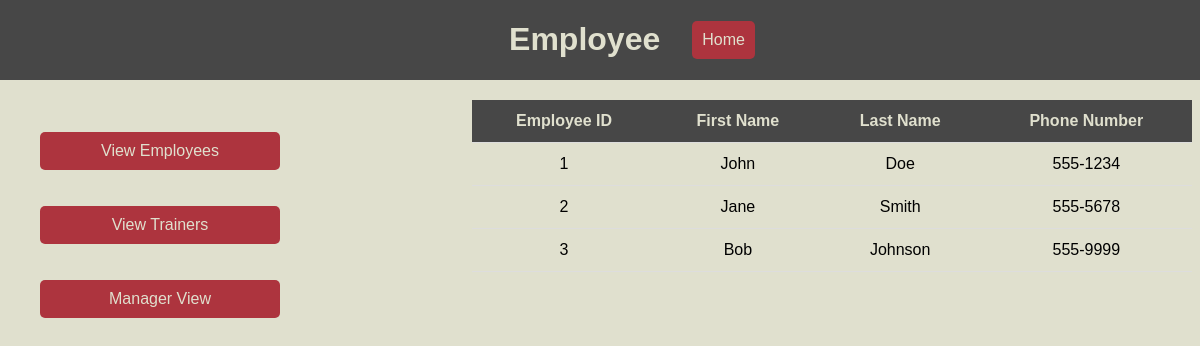
Screenshot of /employees.php (signed in) with the database file from the repository.
### tables this page shows
CREATE TABLE IF NOT EXISTS Employee(
    EmployeeID INT NOT NULL,
    SSN INT NOT NULL UNIQUE,
    Password varchar(20) NOT NULL,
    FirstName varchar(50) DEFAULT NULL,
    LastName varchar(50) DEFAULT NULL,
    Phone varchar(20) DEFAULT NULL,
    IsTrainer BOOLEAN DEFAULT FALSE,
    CertificationID INT UNIQUE DEFAULT NULL,
    PRIMARY KEY (EmployeeID)
);

### employee_table.php (the view, shortened to what this page needs)
<?php
$dbhost = "mysql.eecs.ku.edu";
$dbuser = "a542f781";
$dbpass = "password";
$dbname = "a542f781";
$conn = mysqli_connect($dbhost, $dbuser, $dbpass, $dbname);
$sql = "SELECT EmployeeID, FirstName, LastName, Phone FROM Employee";
$result = mysqli_query($conn, $sql);
if (mysqli_num_rows($result) > 0) {
  echo "<table>";
  echo "<tr><th>Employee ID</th><th>First Name</th><th>Last Name</th><th>Phone Number</th></tr>";
  while ($row = mysqli_fetch_assoc($result)) {
    echo "<tr><td>" . $row["EmployeeID"] . "</td><td>" . $row["FirstName"] . "</td><td>" . $row["LastName"] . "</td><td>" . $row["Phone"]  . "</td></tr>";
  }
  echo "</table>";
} else {
  echo "No results found.";
}
?>

### style1.css (style rules this page uses)
:root { --eggshell: #E0E0CE; --darkeggshell: #cacab9; --black: #000000; --yellow: #F2AF29; --gray: #474747; --red: #AD343E; --darkred: #79242B; }
body { font-family: Arial, sans-serif; background-color: var(--eggshell); }
table { border-collapse: collapse; width: 100%; }
th, td { padding: 12px; text-align: center; border-bottom: 1px solid #ddd; }
th { background-color: var(--gray); color: var(--eggshell); }

### rows the page displays
employee: EmployeeID "1", FirstName "John", LastName "Doe", Phone "555-1234"
employee: EmployeeID "2", FirstName "Jane", LastName "Smith", Phone "555-5678"
employee: EmployeeID "3", FirstName "Bob", LastName "Johnson", Phone "555-9999"
